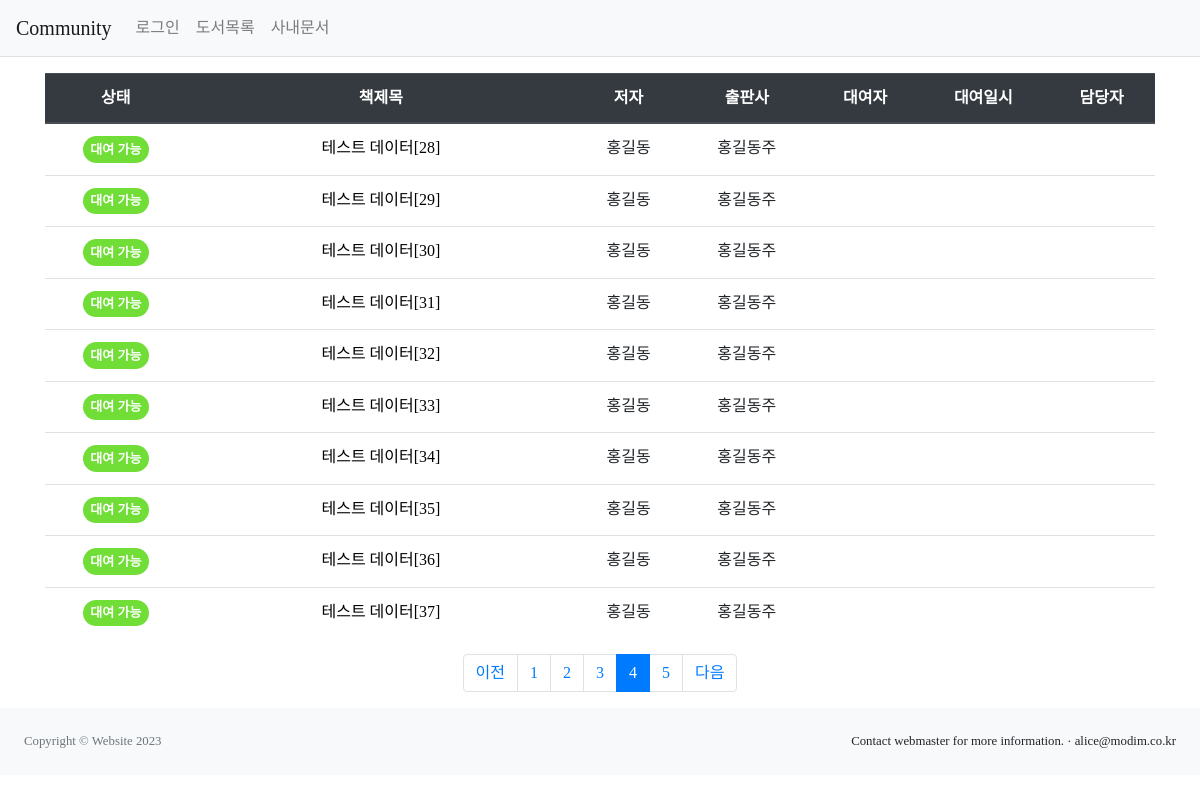
Page /community/?page=4 on the committed database.
### community/models.py (models this page shows, shortened)
class Book(models.Model):
    title = models.CharField(max_length=100)
    author = models.CharField(max_length=50)
    publisher = models.CharField(max_length=50)

### community/views.py (the view)
# urls.py: path('', views.index),
def index(request):
    page = request.GET.get('page', '1') # 페이지
    book_list = Book.objects.order_by('title')
    paginator = Paginator(book_list, 10)
    page_obj = paginator.get_page(page)
    context = {'book_list' : page_obj }
    return render(request, 'community/book_list.html', context)

### templates/community/book_list.html (shortened to what this page needs)
{% extends 'base.html' %}
{% block content %}
<section class="container my-3">
    <table class="table">
        <thead>
        <tr class="text-center thead-dark">
            <th>상태</th>
            <th style="width:35%">책제목</th>
            <th>저자</th>
            <th>출판사</th>
            <th>대여자</th>
            <th>대여일시</th>
            <th>담당자</th>
        </tr>
        </thead>
        <tbody>
        {% if book_list %}
        {% for book in book_list %}
        <tr class="text-center">
            <td>
                {%if book.borrow %}
                    {%if book.borrow.state %}
                        <span class="badge rounded-pill bg-danger">대여중</span>
                    {% else %}
                        <span class="badge rounded-pill bg-warning">대여 신청</span>
                    {% endif %}
                {% else %}
                    <span class="badge rounded-pill bg-success">대여 가능</span>
                {% endif%}
            </td>
            <td>
                {% if book.borrow %}
                {{ book.title }}
                {% else %}
                <a href="#" class="borrow" data-uri="{% url 'community:book_borrow' book.id%}"> {{ book.title }}</a>
                {% endif %}
            </td>
            <td>{{ book.author }}</td>
            <td>{{ book.publisher }}</td>
            <td>
            </td>
            <td>
            <td>
            </td>
        </tr>
        {% endfor %}
        {% else %}
        <tr>
            <td colspan="3">도서 리스트가 없습니다.</td>
        </tr>
        {% endif %}
        </tbody>
    </table>
    <ul class="pagination justify-content-center">
        {% if book_list.has_previous %}
        <li class="page-item">
            <a class="page-link" href="?page={{ book_list.previous_page_number }}">이전</a>
        </li>
        {% else %}
        <li class="page-item disabled">
            <a class="page-link" tabindex="-1" aria-disabled="true" href="#">이전</a>
        </li>
        {% endif %}
        {% for page_number in book_list.paginator.page_range %}
        {% if page_number >= book_list.number|add:-5 and page_number <= book_list.number|add:5 %}
            {% if page_number == book_list.number %}
            <li class="page-item active" aria-current="page">
                <a class="page-link"  href="?page={{ page_number }}"> {{ page_number }}</a>
            </li>
            {% else %}
            <li class="page-item">
                <a class="page-link" href="?page={{ page_number }}">{{ page_number }}</a>
            </li>
            {% endif %}
        {% endif %}
        {% endfor %}
        {% if book_list.has_next%}
        <li class="page-item">
            <a class="page-link" href="?page={{book_list.next_page_number}}">다음</a>
        </li>
        {% else %}
        <li class="page-item disabled">
            <a class="page-link" tabindex="-1" aria-disabled="true" href="#">다음</a>
        </li>
        {% endif %}
    </ul>
</section>
{% endblock %}

### static/style.css (style rules this page uses)
.badge { display: inline-block; padding: 0.52em 0.593em; font-size: 0.8125em; font-weight: 500; line-height: 1; color: #fff; text-align: center; white-space: nowrap; vertical-align: baseline; border-radius: 0.25rem; }
.bg-success { font-weight: 800; background-color: rgb(113, 221, 55) !important; }
a { color: black; }
body { font-family:NanumSquareNeo-Variable; }

### rows in the picture
Book: shows "대여 가능", title "테스트 데이터[28]", author "홍길동", publisher "홍길동주"
Book: shows "대여 가능", title "테스트 데이터[29]", author "홍길동", publisher "홍길동주"
Book: shows "대여 가능", title "테스트 데이터[30]", author "홍길동", publisher "홍길동주"
Book: shows "대여 가능", title "테스트 데이터[31]", author "홍길동", publisher "홍길동주"
Book: shows "대여 가능", title "테스트 데이터[32]", author "홍길동", publisher "홍길동주"
Book: shows "대여 가능", title "테스트 데이터[33]", author "홍길동", publisher "홍길동주"
Book: shows "대여 가능", title "테스트 데이터[34]", author "홍길동", publisher "홍길동주"
Book: shows "대여 가능", title "테스트 데이터[35]", author "홍길동", publisher "홍길동주"
Book: shows "대여 가능", title "테스트 데이터[36]", author "홍길동", publisher "홍길동주"
Book: shows "대여 가능", title "테스트 데이터[37]", author "홍길동", publisher "홍길동주"

### other values in the picture
{{ page_number }} "1" "2" "3" "5"
{{ page_number }} "4"
